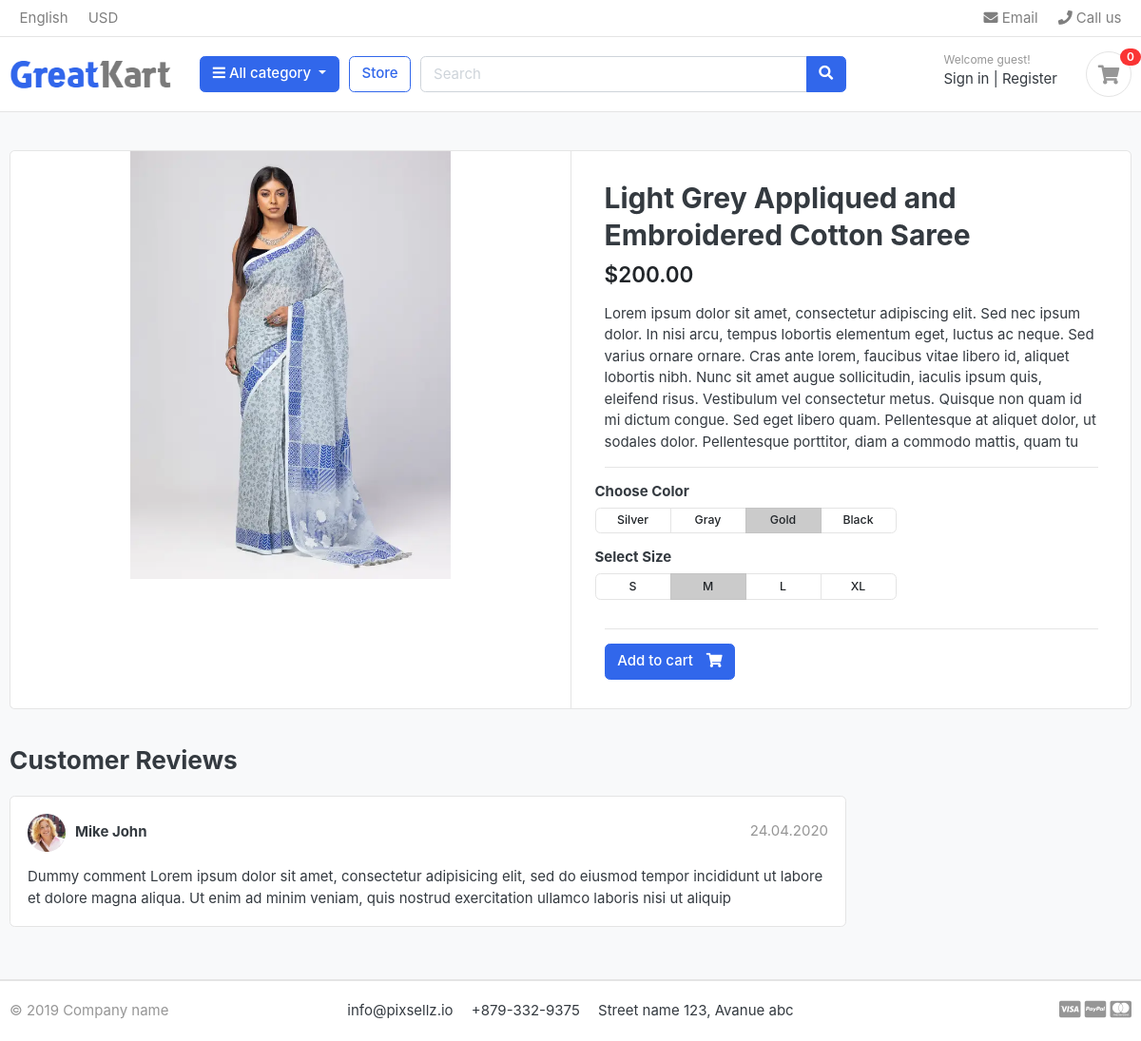
The page /store/saree/light-grey-appliqued-and-embroidered-cotton-saree/ on the database its author committed.
### store/models.py (models this page shows, shortened)
class Product(models.Model):
    product_name = models.CharField(max_length=200, unique=True)
    slug = models.SlugField(max_length=200, unique=True)
    description = models.TextField(max_length=500, blank=True)
    price = models.DecimalField(max_digits=10, decimal_places=2)
    images = models.ImageField(upload_to='photos/products')
    stock = models.IntegerField()
    is_available = models.BooleanField(default=True)
    category = models.ForeignKey(Category, on_delete=models.CASCADE)
    created_date = models.DateTimeField(auto_now_add=True)
    modified_date = models.DateTimeField(auto_now=True)

### store/views.py (the view)
# urls.py: path('<slug:category_slug>/<slug:product_slug>/', views.product_detail, name='product_detail'),
def product_detail(request, category_slug, product_slug):
    try:
        single_product = Product.objects.get(category__slug=category_slug, slug=product_slug)
    except Exception as e:
        raise e
    context = {
        'single_product': single_product,
    }
    return render(request, 'store/product_detail.html', context)

### category/context_processors.py (called while the page is built)
def menu_links(request):
    links = Category.objects.all()
    return dict(links=links)

### category/models.py (called while the page is built)
    def get_url(self):
        return reverse('products_by_category', args=[self.slug])

### templates/store/product_detail.html (shortened to what this page needs)
{% extends 'base.html' %}
{% block content %} {% load static %}
<section class="section-content padding-y bg">
	<div class="container">
		<div class="card">
			<div class="row no-gutters">
				<aside class="col-md-6">
					<article class="gallery-wrap">
						<div class="img-big-wrap">
							<a href="#"
								><img
									src="{{single_product.images.url}}"
									alt="{{single_product.product_name}}"
							/></a>
						</div>
					</article>
				</aside>
				<main class="col-md-6 border-left">
					<article class="content-body">
						<h2 class="title">{{single_product.product_name}}</h2>
						<div class="mb-3">
							<var class="price h4">${{single_product.price}}</var>
						</div>
						<p>{{single_product.description}}</p>
						<hr />
						<div class="row">
							<div class="item-option-select">
								<h6>Choose Color</h6>
								<div
									class="btn-group btn-group-sm btn-group-toggle"
									data-toggle="buttons">
									<label class="btn btn-light">
										Silver
									</label>
									<label class="btn btn-light">
										Gray
									</label>
									<label class="btn btn-light active">
										Gold
									</label>
									<label class="btn btn-light">
										Black
									</label>
								</div>
							</div>
						</div>
						<div class="row">
							<div class="item-option-select">
								<h6>Select Size</h6>
								<div
									class="btn-group btn-group-sm btn-group-toggle"
									data-toggle="buttons">
									<label class="btn btn-light">
										S
									</label>
									<label class="btn btn-light active">
										M
									</label>
									<label class="btn btn-light">
										L
									</label>
									<label class="btn btn-light">
										XL
									</label>
								</div>
							</div>
						</div>
						<hr />
						{% if single_product.stock <= 0 %}
						<p class="text-danger font-weight-bold">Out of Stock</p>
						{% else %}
						<a
							href="./product-detail.html"
							class="btn btn-primary">
							<span class="text">Add to cart</span>
							<i class="fas fa-shopping-cart"></i>
						</a>
						{% endif %}
					</article>
				</main>
			</div>
		</div>
		<br />
		<div class="row">
			<div class="col-md-9">
				<header class="section-heading">
					<h3>Customer Reviews</h3>
				</header>
				<article class="box mb-3">
					<div class="icontext w-100">
						<img
							src="{% static 'images/avatars/avatar1.jpg' %}"
							class="img-xs icon rounded-circle" />
						<div class="text">
							<span class="date text-muted float-md-right"
								>24.04.2020
							</span>
							<h6 class="mb-1">Mike John</h6>
						</div>
					</div>
					<div class="mt-3">
						<p>
							Dummy comment Lorem ipsum dolor sit amet, consectetur
							adipisicing elit, sed do eiusmod tempor incididunt ut
							labore et dolore magna aliqua. Ut enim ad minim veniam,
							quis nostrud exercitation ullamco laboris nisi ut aliquip
						</p>
					</div>
				</article>
			</div>
		</div>
	</div>
</section>
{% endblock %}

### static/css/ui.css (style rules this page uses)
html { font-family: "Inter", sans-serif; font-size: 15px; }
.content-body { flex: 1 1 auto; padding: 2rem 2.3rem; }
.img-xs, .img-sm, .img-md, .img-lg { -o-object-fit: cover; object-fit: cover; flex-shrink: 0; flex-grow: 0; }
.img-xs { width: 40px; height: 40px; }
.padding-y { padding-top: 40px; padding-bottom: 40px; }
var { font-style: normal; }
article:after, .form-group:after { display: block; clear: both; content: ""; }
.bg { background-color: #f8f9fa; }
.section-heading { margin-bottom: 20px; margin-top: 15px; }
p:last-child { margin-bottom: 0; }
.btn-light { background-color: #fff; border-color: #e4e4e4; }
.btn .text + i { margin-left: 10px; }
.icontext { display: inline-flex; align-items: center; vertical-align: middle; }
.icontext .text { width: 100%; line-height: 1.2; }
.icontext .icon { position: relative; margin-right: 10px; flex-shrink: 0; flex-grow: 0; }
.price { font-weight: 600; color: #212529; }
.box { padding: 18px; background: #fff; border-radius: 0.37rem; border: 1px solid #e4e4e4; }
.box img { max-width: 100%; }
.gallery-wrap .img-big-wrap { margin-bottom: 10px; border-radius: 0.37rem; overflow: hidden; background-color: #fff; }
.gallery-wrap .img-big-wrap a { text-align: center; display: block; }
.gallery-wrap .img-big-wrap img { height: 450px; width: auto; display: inline-block; }
.item-option-select { margin-bottom: 1rem; display: inline-block; margin-right: 15px; }
.item-option-select .btn { min-width: 80px; }

### rows shown on the page
Product: images (picture), product_name "Light Grey Appliqued and Embroidered Cotton Saree", price "200.00", description "Lorem ipsum dolor sit amet, consectetur adipiscing elit. Sed nec ipsum dolor. In nisi arcu, tempus lobortis elementum eget, luctus ac neque. Sed varius ornare ornare. Cras ante lorem, faucibus vitae libero id, aliquet lobortis nibh. Nunc sit amet augue sollicitudin, iaculis ipsum quis, eleifend risus. Vestibulum vel consectetur metus. Quisque non quam id mi dictum congue. Sed eget libero quam. Pellentesque at aliquet dolor, ut sodales dolor. Pellentesque porttitor, diam a commodo mattis, quam tu"
